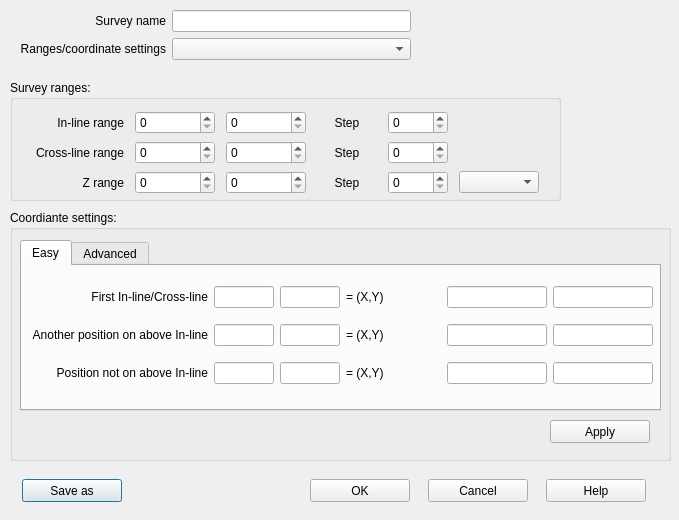
<?xml version="1.0" encoding="UTF-8"?>
<ui version="4.0">
 <class>surveyEditDialog</class>
 <widget class="QDialog" name="surveyEditDialog">
  <property name="geometry">
   <rect>
    <x>0</x>
    <y>0</y>
    <width>679</width>
    <height>520</height>
   </rect>
  </property>
  <property name="windowTitle">
   <string>Survey</string>
  </property>
  <widget class="QWidget" name="formLayoutWidget">
   <property name="geometry">
    <rect>
     <x>20</x>
     <y>10</y>
     <width>391</width>
     <height>61</height>
    </rect>
   </property>
   <layout class="QFormLayout" name="formLayout">
    <property name="labelAlignment">
     <set>Qt::AlignRight|Qt::AlignTrailing|Qt::AlignVCenter</set>
    </property>
    <item row="0" column="0">
     <widget class="QLabel" name="surveyNameLabel">
      <property name="text">
       <string>Survey name</string>
      </property>
      <property name="alignment">
       <set>Qt::AlignRight|Qt::AlignTrailing|Qt::AlignVCenter</set>
      </property>
     </widget>
    </item>
    <item row="0" column="1">
     <widget class="QLineEdit" name="surveyNameLineEdit"/>
    </item>
    <item row="1" column="0">
     <widget class="QLabel" name="rangesCoordinateSettingsLabel">
      <property name="text">
       <string>Ranges/coordinate settings</string>
      </property>
      <property name="alignment">
       <set>Qt::AlignRight|Qt::AlignTrailing|Qt::AlignVCenter</set>
      </property>
     </widget>
    </item>
    <item row="1" column="1">
     <widget class="QComboBox" name="settingComboBox"/>
    </item>
   </layout>
  </widget>
  <widget class="QGroupBox" name="groupBox_2">
   <property name="geometry">
    <rect>
     <x>10</x>
     <y>80</y>
     <width>551</width>
     <height>121</height>
    </rect>
   </property>
   <property name="title">
    <string>Survey ranges:</string>
   </property>
   <widget class="QWidget" name="gridLayoutWidget_3">
    <property name="geometry">
     <rect>
      <x>9</x>
      <y>30</y>
      <width>531</width>
      <height>87</height>
     </rect>
    </property>
    <layout class="QGridLayout" name="gridLayout_3">
     <item row="1" column="0">
      <widget class="QLabel" name="label_14">
       <property name="maximumSize">
        <size>
         <width>100</width>
         <height>16777215</height>
        </size>
       </property>
       <property name="text">
        <string>Cross-line range</string>
       </property>
       <property name="alignment">
        <set>Qt::AlignRight|Qt::AlignTrailing|Qt::AlignVCenter</set>
       </property>
      </widget>
     </item>
     <item row="2" column="1">
      <widget class="QSpinBox" name="z_0_spinBox">
       <property name="maximumSize">
        <size>
         <width>80</width>
         <height>16777215</height>
        </size>
       </property>
       <property name="maximum">
        <number>20000</number>
       </property>
      </widget>
     </item>
     <item row="1" column="1">
      <widget class="QSpinBox" name="crline_0_spinBox">
       <property name="maximumSize">
        <size>
         <width>80</width>
         <height>16777215</height>
        </size>
       </property>
       <property name="maximum">
        <number>20000</number>
       </property>
      </widget>
     </item>
     <item row="2" column="2">
      <widget class="QSpinBox" name="z_1_spinBox">
       <property name="maximumSize">
        <size>
         <width>80</width>
         <height>16777215</height>
        </size>
       </property>
       <property name="maximum">
        <number>20000</number>
       </property>
      </widget>
     </item>
     <item row="0" column="2">
      <widget class="QSpinBox" name="inline_1_spinBox">
       <property name="maximumSize">
        <size>
         <width>80</width>
         <height>16777215</height>
        </size>
       </property>
       <property name="maximum">
        <number>20000</number>
       </property>
      </widget>
     </item>
     <item row="1" column="2">
      <widget class="QSpinBox" name="crline_1_spinBox">
       <property name="maximumSize">
        <size>
         <width>80</width>
         <height>16777215</height>
        </size>
       </property>
       <property name="maximum">
        <number>20000</number>
       </property>
      </widget>
     </item>
     <item row="0" column="1">
      <widget class="QSpinBox" name="inline_0_spinBox">
       <property name="maximumSize">
        <size>
         <width>80</width>
         <height>16777215</height>
        </size>
       </property>
       <property name="maximum">
        <number>20000</number>
       </property>
      </widget>
     </item>
     <item row="2" column="0">
      <widget class="QLabel" name="label_15">
       <property name="maximumSize">
        <size>
         <width>100</width>
         <height>16777215</height>
        </size>
       </property>
       <property name="text">
        <string>Z range</string>
       </property>
       <property name="alignment">
        <set>Qt::AlignRight|Qt::AlignTrailing|Qt::AlignVCenter</set>
       </property>
      </widget>
     </item>
     <item row="2" column="4">
      <widget class="QSpinBox" name="z_step_spinBox">
       <property name="maximumSize">
        <size>
         <width>60</width>
         <height>16777215</height>
        </size>
       </property>
       <property name="maximum">
        <number>20000</number>
       </property>
      </widget>
     </item>
     <item row="1" column="4">
      <widget class="QSpinBox" name="crline_step_spinBox">
       <property name="maximumSize">
        <size>
         <width>60</width>
         <height>16777215</height>
        </size>
       </property>
       <property name="maximum">
        <number>20000</number>
       </property>
      </widget>
     </item>
     <item row="2" column="3">
      <widget class="QLabel" name="label_18">
       <property name="maximumSize">
        <size>
         <width>60</width>
         <height>16777215</height>
        </size>
       </property>
       <property name="text">
        <string>Step</string>
       </property>
       <property name="alignment">
        <set>Qt::AlignCenter</set>
       </property>
      </widget>
     </item>
     <item row="0" column="3">
      <widget class="QLabel" name="label_16">
       <property name="maximumSize">
        <size>
         <width>60</width>
         <height>16777215</height>
        </size>
       </property>
       <property name="text">
        <string>Step</string>
       </property>
       <property name="alignment">
        <set>Qt::AlignCenter</set>
       </property>
      </widget>
     </item>
     <item row="1" column="3">
      <widget class="QLabel" name="label_17">
       <property name="maximumSize">
        <size>
         <width>60</width>
         <height>16777215</height>
        </size>
       </property>
       <property name="text">
        <string>Step</string>
       </property>
       <property name="alignment">
        <set>Qt::AlignCenter</set>
       </property>
      </widget>
     </item>
     <item row="0" column="4">
      <widget class="QSpinBox" name="inline_step_spinBox">
       <property name="maximumSize">
        <size>
         <width>60</width>
         <height>16777215</height>
        </size>
       </property>
       <property name="maximum">
        <number>20000</number>
       </property>
      </widget>
     </item>
     <item row="0" column="0">
      <widget class="QLabel" name="label_13">
       <property name="maximumSize">
        <size>
         <width>100</width>
         <height>16777215</height>
        </size>
       </property>
       <property name="text">
        <string>In-line range</string>
       </property>
       <property name="alignment">
        <set>Qt::AlignRight|Qt::AlignTrailing|Qt::AlignVCenter</set>
       </property>
      </widget>
     </item>
     <item row="2" column="5">
      <widget class="QComboBox" name="unitComboBox">
       <property name="maximumSize">
        <size>
         <width>80</width>
         <height>16777215</height>
        </size>
       </property>
      </widget>
     </item>
    </layout>
   </widget>
  </widget>
  <widget class="QWidget" name="horizontalLayoutWidget">
   <property name="geometry">
    <rect>
     <x>10</x>
     <y>470</y>
     <width>651</width>
     <height>41</height>
    </rect>
   </property>
   <layout class="QHBoxLayout" name="horizontalLayout">
    <item>
     <widget class="QPushButton" name="pushButton_5">
      <property name="maximumSize">
       <size>
        <width>100</width>
        <height>23</height>
       </size>
      </property>
      <property name="text">
       <string>Save as</string>
      </property>
      <property name="flat">
       <bool>false</bool>
      </property>
     </widget>
    </item>
    <item>
     <spacer name="horizontalSpacer">
      <property name="orientation">
       <enum>Qt::Horizontal</enum>
      </property>
      <property name="sizeType">
       <enum>QSizePolicy::Fixed</enum>
      </property>
      <property name="sizeHint" stdset="0">
       <size>
        <width>170</width>
        <height>20</height>
       </size>
      </property>
     </spacer>
    </item>
    <item>
     <widget class="QPushButton" name="okButton">
      <property name="minimumSize">
       <size>
        <width>100</width>
        <height>23</height>
       </size>
      </property>
      <property name="maximumSize">
       <size>
        <width>100</width>
        <height>23</height>
       </size>
      </property>
      <property name="text">
       <string>OK</string>
      </property>
     </widget>
    </item>
    <item>
     <widget class="QPushButton" name="cancelButton">
      <property name="maximumSize">
       <size>
        <width>100</width>
        <height>23</height>
       </size>
      </property>
      <property name="text">
       <string>Cancel</string>
      </property>
     </widget>
    </item>
    <item>
     <widget class="QPushButton" name="pushButton">
      <property name="maximumSize">
       <size>
        <width>100</width>
        <height>23</height>
       </size>
      </property>
      <property name="text">
       <string>Help</string>
      </property>
     </widget>
    </item>
   </layout>
  </widget>
  <widget class="QGroupBox" name="groupBox">
   <property name="geometry">
    <rect>
     <x>10</x>
     <y>210</y>
     <width>661</width>
     <height>251</height>
    </rect>
   </property>
   <property name="title">
    <string>Coordiante settings:</string>
   </property>
   <widget class="QTabWidget" name="tabWidget">
    <property name="geometry">
     <rect>
      <x>10</x>
      <y>30</y>
      <width>641</width>
      <height>171</height>
     </rect>
    </property>
    <property name="currentIndex">
     <number>0</number>
    </property>
    <widget class="QWidget" name="simpleTab">
     <attribute name="title">
      <string>Easy</string>
     </attribute>
     <widget class="QWidget" name="gridLayoutWidget">
      <property name="geometry">
       <rect>
        <x>10</x>
        <y>10</y>
        <width>621</width>
        <height>121</height>
       </rect>
      </property>
      <layout class="QGridLayout" name="gridLayout">
       <item row="1" column="3">
        <widget class="QLabel" name="label_6">
         <property name="text">
          <string>= (X,Y)</string>
         </property>
        </widget>
       </item>
       <item row="1" column="1">
        <widget class="QLineEdit" name="b_inline_text">
         <property name="maximumSize">
          <size>
           <width>60</width>
           <height>16777215</height>
          </size>
         </property>
        </widget>
       </item>
       <item row="2" column="3">
        <widget class="QLabel" name="label_7">
         <property name="text">
          <string>= (X,Y)</string>
         </property>
        </widget>
       </item>
       <item row="2" column="4">
        <widget class="QLineEdit" name="c_x_text">
         <property name="maximumSize">
          <size>
           <width>100</width>
           <height>16777215</height>
          </size>
         </property>
        </widget>
       </item>
       <item row="1" column="2">
        <widget class="QLineEdit" name="b_crline_text">
         <property name="maximumSize">
          <size>
           <width>60</width>
           <height>16777215</height>
          </size>
         </property>
        </widget>
       </item>
       <item row="1" column="5">
        <widget class="QLineEdit" name="b_y_text">
         <property name="maximumSize">
          <size>
           <width>100</width>
           <height>16777215</height>
          </size>
         </property>
        </widget>
       </item>
       <item row="2" column="2">
        <widget class="QLineEdit" name="c_crline_text">
         <property name="maximumSize">
          <size>
           <width>60</width>
           <height>16777215</height>
          </size>
         </property>
        </widget>
       </item>
       <item row="2" column="1">
        <widget class="QLineEdit" name="c_inline_text">
         <property name="maximumSize">
          <size>
           <width>60</width>
           <height>16777215</height>
          </size>
         </property>
        </widget>
       </item>
       <item row="1" column="4">
        <widget class="QLineEdit" name="b_x_text">
         <property name="maximumSize">
          <size>
           <width>100</width>
           <height>16777215</height>
          </size>
         </property>
        </widget>
       </item>
       <item row="2" column="5">
        <widget class="QLineEdit" name="c_y_text">
         <property name="maximumSize">
          <size>
           <width>100</width>
           <height>16777215</height>
          </size>
         </property>
        </widget>
       </item>
       <item row="0" column="3">
        <widget class="QLabel" name="label_5">
         <property name="text">
          <string>= (X,Y)</string>
         </property>
        </widget>
       </item>
       <item row="0" column="2">
        <widget class="QLineEdit" name="a_crline_text">
         <property name="maximumSize">
          <size>
           <width>60</width>
           <height>16777215</height>
          </size>
         </property>
        </widget>
       </item>
       <item row="0" column="4">
        <widget class="QLineEdit" name="a_x_text">
         <property name="maximumSize">
          <size>
           <width>100</width>
           <height>16777215</height>
          </size>
         </property>
        </widget>
       </item>
       <item row="0" column="5">
        <widget class="QLineEdit" name="a_y_text">
         <property name="maximumSize">
          <size>
           <width>100</width>
           <height>16777215</height>
          </size>
         </property>
        </widget>
       </item>
       <item row="1" column="0">
        <widget class="QLabel" name="label_2">
         <property name="text">
          <string>Another position on above In-line</string>
         </property>
         <property name="alignment">
          <set>Qt::AlignRight|Qt::AlignTrailing|Qt::AlignVCenter</set>
         </property>
        </widget>
       </item>
       <item row="2" column="0">
        <widget class="QLabel" name="label_3">
         <property name="text">
          <string>Position not on above In-line</string>
         </property>
         <property name="alignment">
          <set>Qt::AlignRight|Qt::AlignTrailing|Qt::AlignVCenter</set>
         </property>
        </widget>
       </item>
       <item row="0" column="1">
        <widget class="QLineEdit" name="a_inline_text">
         <property name="maximumSize">
          <size>
           <width>60</width>
           <height>16777215</height>
          </size>
         </property>
        </widget>
       </item>
       <item row="0" column="0">
        <widget class="QLabel" name="label">
         <property name="text">
          <string>First In-line/Cross-line</string>
         </property>
         <property name="alignment">
          <set>Qt::AlignRight|Qt::AlignTrailing|Qt::AlignVCenter</set>
         </property>
        </widget>
       </item>
      </layout>
     </widget>
    </widget>
    <widget class="QWidget" name="tab_2">
     <attribute name="title">
      <string>Advanced</string>
     </attribute>
     <widget class="QWidget" name="gridLayoutWidget_2">
      <property name="geometry">
       <rect>
        <x>10</x>
        <y>10</y>
        <width>611</width>
        <height>91</height>
       </rect>
      </property>
      <layout class="QGridLayout" name="gridLayout_2">
       <item row="0" column="0">
        <widget class="QLabel" name="label_4">
         <property name="text">
          <string>X = </string>
         </property>
        </widget>
       </item>
       <item row="1" column="1">
        <widget class="QLineEdit" name="lineEdit_14"/>
       </item>
       <item row="0" column="4">
        <widget class="QLabel" name="label_11">
         <property name="text">
          <string> + cross-line * </string>
         </property>
        </widget>
       </item>
       <item row="1" column="2">
        <widget class="QLabel" name="label_10">
         <property name="text">
          <string> + in-line * </string>
         </property>
        </widget>
       </item>
       <item row="1" column="3">
        <widget class="QLineEdit" name="lineEdit_16"/>
       </item>
       <item row="1" column="0">
        <widget class="QLabel" name="label_8">
         <property name="text">
          <string>Y = </string>
         </property>
        </widget>
       </item>
       <item row="0" column="1">
        <widget class="QLineEdit" name="lineEdit_13"/>
       </item>
       <item row="0" column="2">
        <widget class="QLabel" name="label_9">
         <property name="text">
          <string> + in-line * </string>
         </property>
        </widget>
       </item>
       <item row="0" column="3">
        <widget class="QLineEdit" name="lineEdit_15"/>
       </item>
       <item row="1" column="4">
        <widget class="QLabel" name="label_12">
         <property name="text">
          <string> + cross-line * </string>
         </property>
        </widget>
       </item>
       <item row="0" column="5">
        <widget class="QLineEdit" name="lineEdit_17"/>
       </item>
       <item row="1" column="5">
        <widget class="QLineEdit" name="lineEdit_18"/>
       </item>
      </layout>
     </widget>
     <widget class="QCheckBox" name="checkBox">
      <property name="geometry">
       <rect>
        <x>440</x>
        <y>110</y>
        <width>171</width>
        <height>21</height>
       </rect>
      </property>
      <property name="text">
       <string>Overrule easy settings</string>
      </property>
     </widget>
    </widget>
   </widget>
   <widget class="QPushButton" name="applyButton">
    <property name="geometry">
     <rect>
      <x>540</x>
      <y>210</y>
      <width>100</width>
      <height>23</height>
     </rect>
    </property>
    <property name="text">
     <string>Apply</string>
    </property>
   </widget>
  </widget>
 </widget>
 <resources/>
 <connections>
  <connection>
   <sender>cancelButton</sender>
   <signal>clicked()</signal>
   <receiver>surveyEditDialog</receiver>
   <slot>reject()</slot>
   <hints>
    <hint type="sourcelabel">
     <x>472</x>
     <y>529</y>
    </hint>
    <hint type="destinationlabel">
     <x>369</x>
     <y>366</y>
    </hint>
   </hints>
  </connection>
  <connection>
   <sender>okButton</sender>
   <signal>clicked()</signal>
   <receiver>surveyEditDialog</receiver>
   <slot>accept()</slot>
   <hints>
    <hint type="sourcelabel">
     <x>357</x>
     <y>529</y>
    </hint>
    <hint type="destinationlabel">
     <x>369</x>
     <y>366</y>
    </hint>
   </hints>
  </connection>
 </connections>
</ui>
